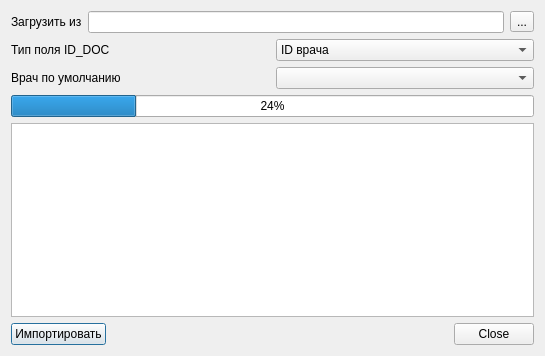
<?xml version="1.0" encoding="UTF-8"?>
<ui version="4.0">
 <class>ImportSMP</class>
 <widget class="QDialog" name="ImportSMP">
  <property name="geometry">
   <rect>
    <x>0</x>
    <y>0</y>
    <width>545</width>
    <height>356</height>
   </rect>
  </property>
  <property name="windowTitle">
   <string>Dialog</string>
  </property>
  <layout class="QGridLayout" name="gridLayout">
   <item row="5" column="0" colspan="2">
    <layout class="QHBoxLayout" name="horizontalLayout_2">
     <item>
      <widget class="QPushButton" name="btnImport">
       <property name="text">
        <string>Импортировать</string>
       </property>
      </widget>
     </item>
     <item>
      <spacer name="horizontalSpacer">
       <property name="orientation">
        <enum>Qt::Horizontal</enum>
       </property>
       <property name="sizeHint" stdset="0">
        <size>
         <width>40</width>
         <height>20</height>
        </size>
       </property>
      </spacer>
     </item>
     <item>
      <widget class="QDialogButtonBox" name="buttonBox">
       <property name="standardButtons">
        <set>QDialogButtonBox::Close</set>
       </property>
      </widget>
     </item>
    </layout>
   </item>
   <item row="0" column="0" colspan="2">
    <layout class="QHBoxLayout" name="loLoadForm">
     <item>
      <widget class="QLabel" name="lblLoadForm">
       <property name="text">
        <string>Загрузить из</string>
       </property>
      </widget>
     </item>
     <item>
      <widget class="QLineEdit" name="edtFileName"/>
     </item>
     <item>
      <widget class="QToolButton" name="btnSelectFile">
       <property name="text">
        <string>...</string>
       </property>
      </widget>
     </item>
    </layout>
   </item>
   <item row="3" column="0" colspan="2">
    <widget class="CProgressBar" name="progressBar">
     <property name="value">
      <number>24</number>
     </property>
    </widget>
   </item>
   <item row="4" column="0" colspan="2">
    <widget class="QTextBrowser" name="logBrowser"/>
   </item>
   <item row="1" column="0">
    <widget class="QLabel" name="label">
     <property name="text">
      <string>Тип поля ID_DOC</string>
     </property>
    </widget>
   </item>
   <item row="1" column="1">
    <widget class="QComboBox" name="cmbMod">
     <item>
      <property name="text">
       <string>ID врача</string>
      </property>
     </item>
     <item>
      <property name="text">
       <string>Код врача</string>
      </property>
     </item>
     <item>
      <property name="text">
       <string>Региональный код врача</string>
      </property>
     </item>
     <item>
      <property name="text">
       <string>Федеральный код врача</string>
      </property>
     </item>
    </widget>
   </item>
   <item row="2" column="1">
    <widget class="CPersonComboBoxEx" name="cmbPerson"/>
   </item>
   <item row="2" column="0">
    <widget class="QLabel" name="label_2">
     <property name="text">
      <string>Врач по умолчанию</string>
     </property>
    </widget>
   </item>
  </layout>
 </widget>
 <customwidgets>
  <customwidget>
   <class>CProgressBar</class>
   <extends>QProgressBar</extends>
   <header>library/ProgressBar</header>
  </customwidget>
  <customwidget>
   <class>CPersonComboBoxEx</class>
   <extends>QComboBox</extends>
   <header>Orgs/PersonComboBoxEx</header>
  </customwidget>
 </customwidgets>
 <resources/>
 <connections>
  <connection>
   <sender>buttonBox</sender>
   <signal>clicked(QAbstractButton*)</signal>
   <receiver>ImportSMP</receiver>
   <slot>close()</slot>
   <hints>
    <hint type="sourcelabel">
     <x>428</x>
     <y>334</y>
    </hint>
    <hint type="destinationlabel">
     <x>272</x>
     <y>177</y>
    </hint>
   </hints>
  </connection>
 </connections>
</ui>
